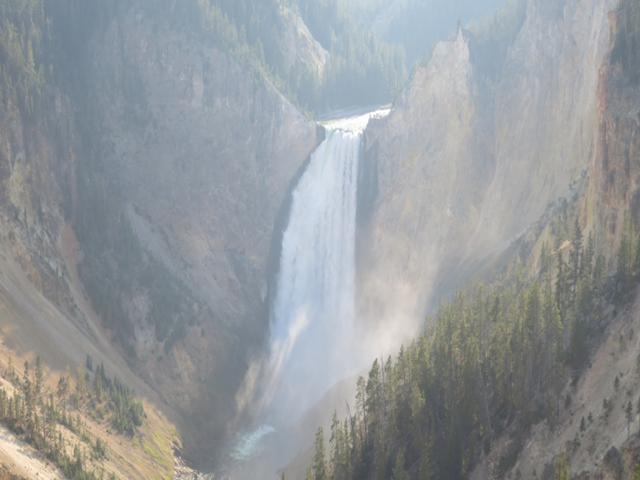
#> input picture ImageEnage/Boundary_Regularization/Images/waterfall.jpg, 640 x 480 px
$ python Test.py   (older library calls are emulated)
#> lines starting #> are read from the running program, lines starting #| are printed output that depends on the picture
### ImageEnage/Boundary_Regularization/Airlight.py
#空灯估计--亮度计算
import cv2
import copy
import numpy as np

def Airlight(HazeImg, AirlightMethod, windowSize):
    if(AirlightMethod.lower() == 'fast'):
        A = []
        if(len(HazeImg.shape) == 3):
            for ch in range(len(HazeImg.shape)):
                kernel = np.ones((windowSize, windowSize), np.uint8)
                minImg = cv2.erode(HazeImg[:, :, ch], kernel)
                A.append(int(minImg.max()))
        else:
            kernel = np.ones((windowSize, windowSize), np.uint8)
            minImg = cv2.erode(HazeImg, kernel)
            A.append(int(minImg.max()))
    return(A)

### ImageEnage/Boundary_Regularization/BoundCon.py
#边界约束计算
import cv2
import numpy as np
def BoundCon(HazeImg, A, C0, C1, windowSze):
    if(len(HazeImg.shape) == 3):

        t_b = np.maximum((A[0] - HazeImg[:, :, 0].astype(np.float)) / (A[0] - C0),
                         (HazeImg[:, :, 0].astype(np.float) - A[0]) / (C1 - A[0]))
        t_g = np.maximum((A[1] - HazeImg[:, :, 1].astype(np.float)) / (A[1] - C0),
                         (HazeImg[:, :, 1].astype(np.float) - A[1]) / (C1 - A[1]))
        t_r = np.maximum((A[2] - HazeImg[:, :, 2].astype(np.float)) / (A[2] - C0),
                         (HazeImg[:, :, 2].astype(np.float) - A[2]) / (C1 - A[2]))

        MaxVal = np.maximum(t_b, t_g, t_r)
        transmission = np.minimum(MaxVal, 1)
    else:
        transmission = np.maximum((A[0] - HazeImg.astype(np.float)) / (A[0] - C0),
                         (HazeImg.astype(np.float) - A[0]) / (C1 - A[0]))
        transmission = np.minimum(transmission, 1)

    kernel = np.ones((windowSze, windowSze), np.float)
    transmission = cv2.morphologyEx(transmission, cv2.MORPH_CLOSE, kernel=kernel)
    return(transmission)

### ImageEnage/Boundary_Regularization/CalTransmission.py
#细化传输
import numpy as np
import cv2

def CalTransmission(HazeImg, Transmission, regularize_lambda, sigma):
    rows, cols = Transmission.shape

    KirschFilters = LoadFilterBank()

    # Normalize the filters
    for idx, currentFilter in enumerate(KirschFilters):
        KirschFilters[idx] = KirschFilters[idx] / np.linalg.norm(currentFilter)

    # Calculate Weighting function --> [rows, cols. numFilters] --> One Weighting function for every filter
    WFun = []
    for idx, currentFilter in enumerate(KirschFilters):
        WFun.append(CalculateWeightingFunction(HazeImg, currentFilter, sigma))

    # Precompute the constants that are later needed in the optimization step
    tF = np.fft.fft2(Transmission)
    DS = 0

    for i in range(len(KirschFilters)):
        D = psf2otf(KirschFilters[i], (rows, cols))
        DS = DS + (abs(D) ** 2)

    # Cyclic loop for refining t and u --> Section III in the paper
    beta = 1                    # Start Beta value --> selected from the paper
    beta_max = 2**8             # Selected from the paper --> Section III --> "Scene Transmission Estimation"
    beta_rate = 2*np.sqrt(2)    # Selected from the paper

    while(beta < beta_max):
        gamma = regularize_lambda / beta

        # Fixing t first and solving for u
        DU = 0
        for i in range(len(KirschFilters)):
            dt = circularConvFilt(Transmission, KirschFilters[i])
            u = np.maximum((abs(dt) - (WFun[i] / (len(KirschFilters)*beta))), 0) * np.sign(dt)
            DU = DU + np.fft.fft2(circularConvFilt(u, cv2.flip(KirschFilters[i], -1)))

        # Fixing u and solving t --> Equation 26 in the paper
        # Note: In equation 26, the Numerator is the "DU" calculated in the above part of the code
        # In the equation 26, the Denominator is the DS which was computed as a constant in the above code

        Transmission = np.abs(np.fft.ifft2((gamma * tF + DU) / (gamma + DS)))
        beta = beta * beta_rate
    return(Transmission)

def LoadFilterBank():
    KirschFilters = []
    KirschFilters.append(np.array([[-3, -3, -3],   [-3, 0, 5],   [-3, 5, 5]]))
    KirschFilters.append(np.array([[-3, -3, -3],   [-3, 0, -3],  [5, 5, 5]]))
    KirschFilters.append(np.array([[-3, -3, -3],   [5, 0, -3],   [5, 5, -3]]))
    KirschFilters.append(np.array([[5, -3, -3],    [5, 0, -3],   [5, -3, -3]]))
    KirschFilters.append(np.array([[5, 5, -3],     [5, 0, -3],   [-3, -3, -3]]))
    KirschFilters.append(np.array([[5, 5, 5],      [-3, 0, -3],  [-3, -3, -3]]))
    KirschFilters.append(np.array([[-3, 5, 5],     [-3, 0, 5],   [-3, -3, -3]]))
    KirschFilters.append(np.array([[-3, -3, 5],    [-3, 0, 5],   [-3, -3, 5]]))
    KirschFilters.append(np.array([[-1, -1, -1],   [-1, 8, -1],  [-1, -1, -1]]))
    return(KirschFilters)

def CalculateWeightingFunction(HazeImg, Filter, sigma):

    # Computing the weight function... Eq (17) in the paper

    HazeImageDouble = HazeImg.astype(float) / 255.0
    if(len(HazeImg.shape) == 3):
        Red = HazeImageDouble[:, :, 2]
        d_r = circularConvFilt(Red, Filter)

        Green = HazeImageDouble[:, :, 1]
        d_g = circularConvFilt(Green, Filter)

        Blue = HazeImageDouble[:, :, 0]
        d_b = circularConvFilt(Blue, Filter)

        WFun = np.exp(-((d_r**2) + (d_g**2) + (d_b**2)) / (2 * sigma * sigma))
    else:
        d = circularConvFilt(HazeImageDouble, Filter)
        WFun = np.exp(-((d ** 2) + (d ** 2) + (d ** 2)) / (2 * sigma * sigma))
    return(WFun)

def circularConvFilt(Img, Filter):
    FilterHeight, FilterWidth = Filter.shape
    assert (FilterHeight == FilterWidth), 'Filter must be square in shape --> Height must be same as width'
    assert (FilterHeight % 2 == 1), 'Filter dimension must be a odd number.'

    filterHalsSize = int((FilterHeight - 1)/2)
    rows, cols = Img.shape
    PaddedImg = cv2.copyMakeBorder(Img, filterHalsSize, filterHalsSize, filterHalsSize, filterHalsSize, borderType=cv2.BORDER_WRAP)
    FilteredImg = cv2.filter2D(PaddedImg, -1, Filter)
    Result = FilteredImg[filterHalsSize:rows+filterHalsSize, filterHalsSize:cols+filterHalsSize]

    return(Result)

##################
def psf2otf(psf, shape):
    """
    Convert point-spread function to optical transfer function.
    Compute the Fast Fourier Transform (FFT) of the point-spread
    function (PSF) array and creates the optical transfer function (OTF)
    array that is not influenced by the PSF off-centering.
    By default, the OTF array is the same size as the PSF array.
    To ensure that the OTF is not altered due to PSF off-centering, PSF2OTF
    post-pads the PSF array (down or to the right) with zeros to match
    dimensions specified in OUTSIZE, then circularly shifts the values of
    the PSF array up (or to the left) until the central pixel reaches (1,1)
    position.
    Parameters
    ----------
    psf : `numpy.ndarray`
        PSF array
    shape : int
        Output shape of the OTF array
    Returns
    -------
    otf : `numpy.ndarray`
        OTF array
    Notes
    -----
    Adapted from MATLAB psf2otf function
    """
    if np.all(psf == 0):
        return np.zeros_like(psf)

    inshape = psf.shape
    # Pad the PSF to outsize
    psf = zero_pad(psf, shape, position='corner')

    # Circularly shift OTF so that the 'center' of the PSF is
    # [0,0] element of the array
    for axis, axis_size in enumerate(inshape):
        psf = np.roll(psf, -int(axis_size / 2), axis=axis)

    # Compute the OTF
    otf = np.fft.fft2(psf)

    # Estimate the rough number of operations involved in the FFT
    # and discard the PSF imaginary part if within roundoff error
    # roundoff error  = machine epsilon = sys.float_info.epsilon
    # or np.finfo().eps
    n_ops = np.sum(psf.size * np.log2(psf.shape))
    otf = np.real_if_close(otf, tol=n_ops)

    return otf

def zero_pad(image, shape, position='corner'):
    """
    Extends image to a certain size with zeros
    Parameters
    ----------
    image: real 2d `numpy.ndarray`
        Input image
    shape: tuple of int
        Desired output shape of the image
    position : str, optional
        The position of the input image in the output one:
            * 'corner'
                top-left corner (default)
            * 'center'
                centered
    Returns
    -------
    padded_img: real `numpy.ndarray`
        The zero-padded image
    """
    shape = np.asarray(shape, dtype=int)
    imshape = np.asarray(image.shape, dtype=int)

    if np.alltrue(imshape == shape):
        return image

    if np.any(shape <= 0):
        raise ValueError("ZERO_PAD: null or negative shape given")

    dshape = shape - imshape
    if np.any(dshape < 0):
        raise ValueError("ZERO_PAD: target size smaller than source one")

    pad_img = np.zeros(shape, dtype=image.dtype)

    idx, idy = np.indices(imshape)

    if position == 'center':
        if np.any(dshape % 2 != 0):
            raise ValueError("ZERO_PAD: source and target shapes "
                             "have different parity.")
        offx, offy = dshape // 2
    else:
        offx, offy = (0, 0)

    pad_img[idx + offx, idy + offy] = image

    return pad_img

### ImageEnage/Boundary_Regularization/RemoveHaze.py
#去雾操作
import cv2
import numpy as np
import copy

def removeHaze(HazeImg, Transmission, A, delta):
    '''
    :param HazeImg: Hazy input image
    :param Transmission: estimated transmission
    :param A: estimated airlight
    :param delta: fineTuning parameter for dehazing --> default = 0.85
    :return: result --> Dehazed image
    '''

    # This function will implement equation(3) in the paper
    # " https://www.cv-foundation.org/openaccess/content_iccv_2013/papers/Meng_Efficient_Image_Dehazing_2013_ICCV_paper.pdf "

    epsilon = 0.0001
    Transmission = pow(np.maximum(abs(Transmission), epsilon), delta)

    HazeCorrectedImage = copy.deepcopy(HazeImg)
    if(len(HazeImg.shape) == 3):
        for ch in range(len(HazeImg.shape)):
            temp = ((HazeImg[:, :, ch].astype(float) - A[ch]) / Transmission) + A[ch]
            temp = np.maximum(np.minimum(temp, 255), 0)
            HazeCorrectedImage[:, :, ch] = temp
    else:
        temp = ((HazeImg.astype(float) - A[0]) / Transmission) + A[0]
        temp = np.maximum(np.minimum(temp, 255), 0)
        HazeCorrectedImage = temp
    return(HazeCorrectedImage)

### ImageEnage/Boundary_Regularization/Test.py
#基于边界约束和上下文正则化的高效图像去雾
"""
Created on Thursday June 11 16:38:42 2020
@author: Utkarsh Deshmukh
"""
import time

import cv2
import numpy as np

from Airlight import Airlight
from BoundCon import BoundCon
from CalTransmission import CalTransmission
from RemoveHaze import removeHaze

if __name__ == '__main__':
    begin = time.time()
    HazeImg = cv2.imread('Images/waterfall.jpg')
#> HazeImg is the input picture: shape (480, 640, 3); mean B, G, R 155.4, 152.7, 148.5

    # Resize image
    '''
    Channels = cv2.split(HazeImg)
    rows, cols = Channels[0].shape
    HazeImg = cv2.resize(HazeImg, (int(0.4 * cols), int(0.4 * rows)))
    '''

    # Estimate Airlight
    windowSze = 15
    AirlightMethod = 'fast'
    A = Airlight(HazeImg, AirlightMethod, windowSze)
#> after the loop in Airlight, `for ch in range(len(HazeImg.shape)):`: A = [229, 217, 219]
#> A = [229, 217, 219]

    # Calculate Boundary Constraints
    windowSze = 3
    C0 = 20         # Default value = 20 (as recommended in the paper)
    C1 = 300        # Default value = 300 (as recommended in the paper)
    Transmission = BoundCon(HazeImg, A, C0, C1, windowSze)                  #   Computing the Transmission using equation (7) in the paper

    # Refine estimate of transmission
    regularize_lambda = 1       # Default value = 1 (as recommended in the paper) --> Regularization parameter, the more this  value, the closer to the original patch wise transmission
    sigma = 0.5
    Transmission = CalTransmission(HazeImg, Transmission, regularize_lambda, sigma)     # Using contextual information
#> after the loop in CalTransmission, `for idx, currentFilter in enumerate(KirschFilters):`: WFun = 9 items
#> after the loop in CalTransmission, `for i in range(len(KirschFilters)):`:
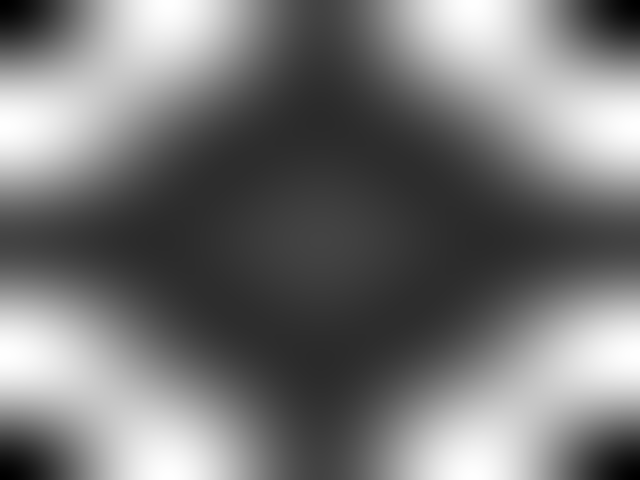
#> DS: shape (480, 640) float64; min 1.91e-31, max 19.53, mean 9; drawn with min black and max white
#> the loop in CalTransmission, `while(beta < beta_max):` made 6 passes
#> pass 1, in circularConvFilt (call 28), `FilteredImg = cv2.filter2D(PaddedImg, -1, Filter)`:
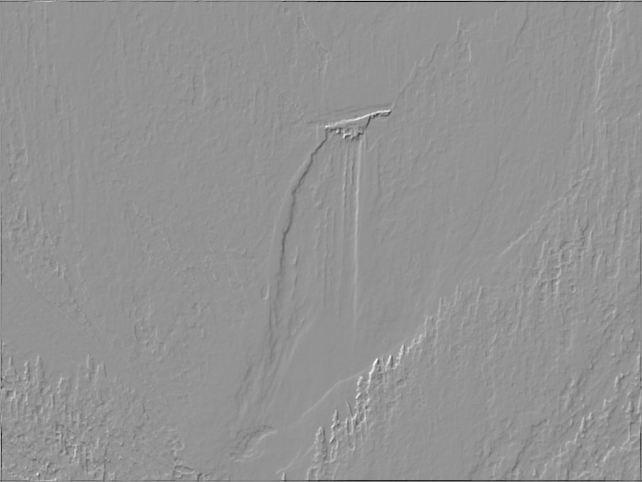
#> FilteredImg: shape (482, 642) float64; min -0.57, max 0.415, mean 5.96e-17; drawn with min black and max white
#> after the loop in CalTransmission, `while(beta < beta_max):`:
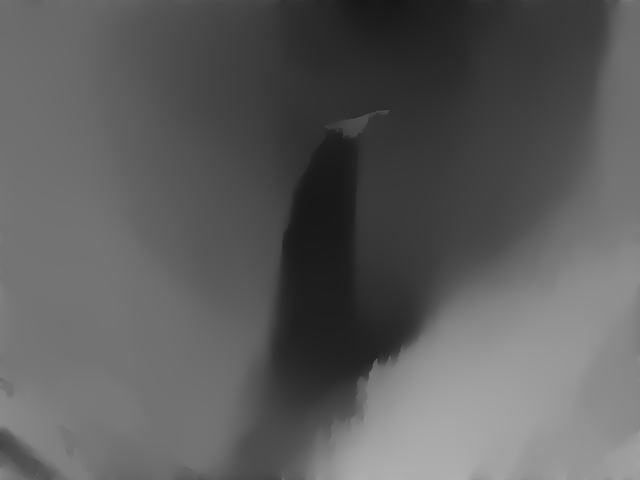
#> Transmission: shape (480, 640) float64; min 0.0858, max 0.692, mean 0.366
#> after the loop in CalTransmission, `while(beta < beta_max):`:
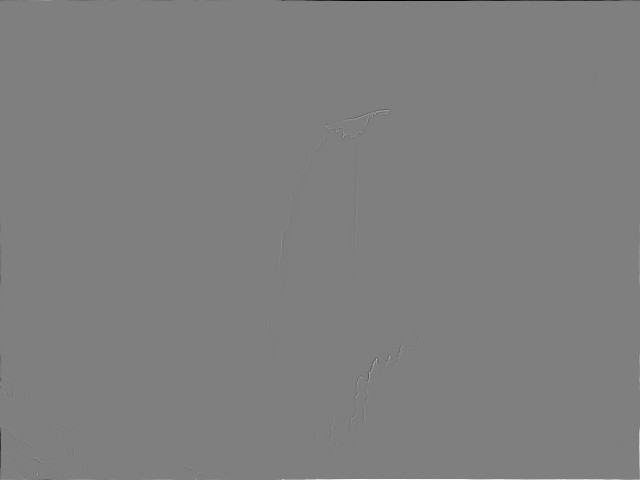
#> dt: shape (480, 640) float64; min -0.215, max 0.215, mean 4.63e-20; drawn with min black and max white
#> after the loop in CalTransmission, `while(beta < beta_max):`: beta = 512

    # Perform DeHazing
    HazeCorrectedImg = removeHaze(HazeImg, Transmission, A, 0.85)
#> the loop in removeHaze, `for ch in range(len(HazeImg.shape)):` made 3 passes
#> pass 1, in removeHaze, `temp = ((HazeImg[:, :, ch].astype(float) - A[ch]) / Transmission) + A[..`:
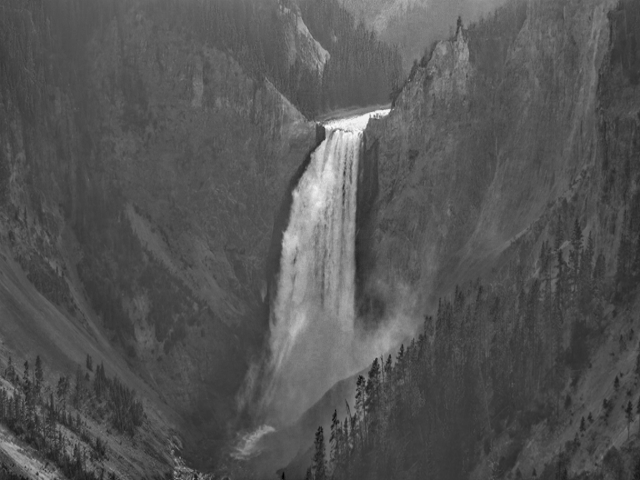
#> temp: shape (480, 640) float64; min -65.76, max 318.9, mean 63; drawn with min black and max white
#> pass 1, in removeHaze, `temp = np.maximum(np.minimum(temp, 255), 0)`:
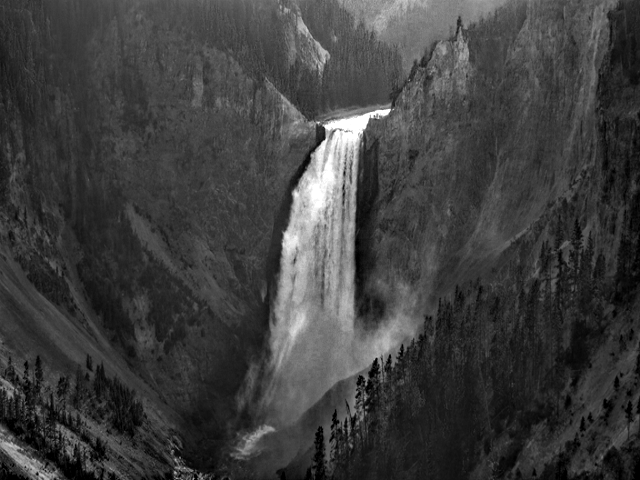
#> temp: shape (480, 640) float64; min 0, max 255, mean 63
#> after the loop in removeHaze, `for ch in range(len(HazeImg.shape)):`:
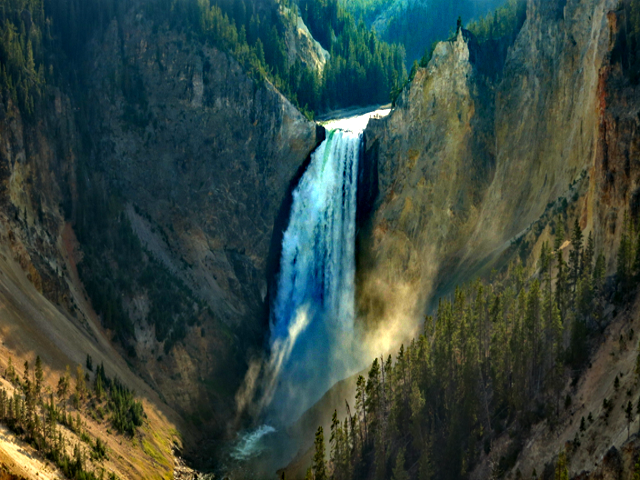
#> HazeCorrectedImage: shape (480, 640, 3); mean B, G, R 62.5, 70.6, 53.3
    end = time.time()
    print(int(round(end * 1000)) - int(round(begin * 1000)))
    cv2.imshow('Original', HazeImg)
    cv2.imshow('Result', HazeCorrectedImg)
    cv2.waitKey(0)

    cv2.imwrite('outputImages/waterwall.jpg', HazeCorrectedImg)
